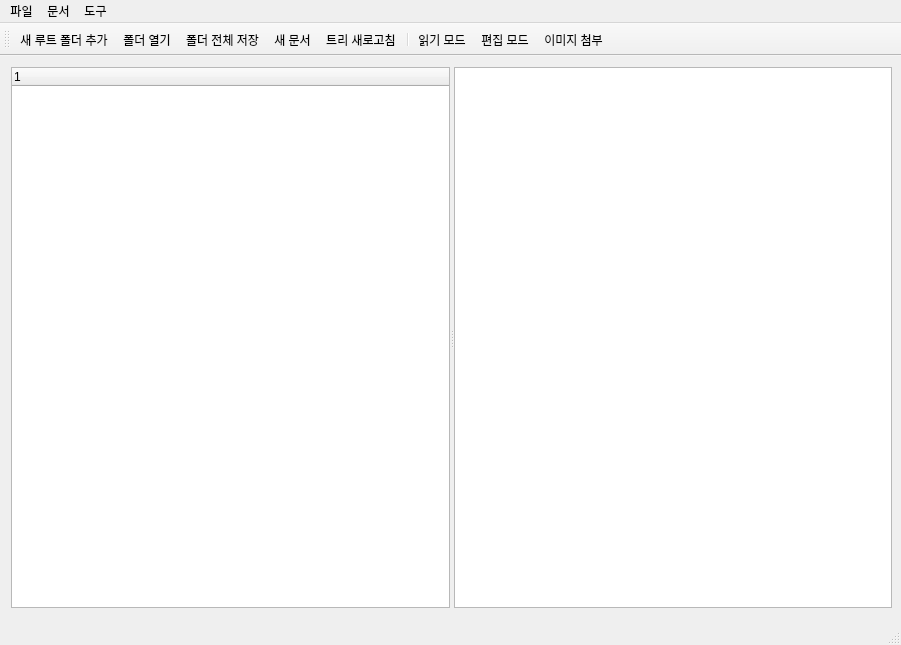
<?xml version="1.0" encoding="UTF-8"?>
<ui version="4.0">
 <class>MainWindow</class>
 <widget class="QMainWindow" name="MainWindow">
  <property name="geometry">
   <rect>
    <x>0</x>
    <y>0</y>
    <width>901</width>
    <height>645</height>
   </rect>
  </property>
  <property name="sizePolicy">
   <sizepolicy hsizetype="Maximum" vsizetype="Maximum">
    <horstretch>0</horstretch>
    <verstretch>0</verstretch>
   </sizepolicy>
  </property>
  <property name="windowTitle">
   <string>MainWindow</string>
  </property>
  <widget class="QWidget" name="centralwidget">
   <widget class="QSplitter" name="splitter">
    <property name="geometry">
     <rect>
      <x>11</x>
      <y>11</y>
      <width>881</width>
      <height>541</height>
     </rect>
    </property>
    <property name="orientation">
     <enum>Qt::Horizontal</enum>
    </property>
    <widget class="QTreeWidget" name="treeWidget">
     <property name="sizePolicy">
      <sizepolicy hsizetype="Expanding" vsizetype="Expanding">
       <horstretch>0</horstretch>
       <verstretch>0</verstretch>
      </sizepolicy>
     </property>
     <property name="minimumSize">
      <size>
       <width>20</width>
       <height>0</height>
      </size>
     </property>
     <column>
      <property name="text">
       <string/>
      </property>
     </column>
    </widget>
    <widget class="QTextEdit" name="textEdit">
     <property name="sizePolicy">
      <sizepolicy hsizetype="Expanding" vsizetype="Expanding">
       <horstretch>0</horstretch>
       <verstretch>0</verstretch>
      </sizepolicy>
     </property>
     <property name="minimumSize">
      <size>
       <width>20</width>
       <height>0</height>
      </size>
     </property>
    </widget>
   </widget>
  </widget>
  <widget class="QMenuBar" name="menubar">
   <property name="geometry">
    <rect>
     <x>0</x>
     <y>0</y>
     <width>901</width>
     <height>22</height>
    </rect>
   </property>
   <widget class="QMenu" name="menuFile">
    <property name="title">
     <string>파일</string>
    </property>
    <addaction name="actionAddRootFolder"/>
    <addaction name="actionOpenFolder"/>
    <addaction name="actionSave"/>
    <addaction name="separator"/>
    <addaction name="actionRefreshTree"/>
   </widget>
   <widget class="QMenu" name="menuDocument">
    <property name="title">
     <string>도구</string>
    </property>
    <addaction name="actionTooBarOnOff"/>
   </widget>
   <widget class="QMenu" name="menuTool">
    <property name="title">
     <string>문서</string>
    </property>
    <addaction name="actionReadMode"/>
    <addaction name="actionEditMode"/>
    <addaction name="actionAddImage"/>
   </widget>
   <addaction name="menuFile"/>
   <addaction name="menuTool"/>
   <addaction name="menuDocument"/>
  </widget>
  <widget class="QStatusBar" name="statusbar"/>
  <widget class="QToolBar" name="toolBar">
   <property name="windowTitle">
    <string>toolBar</string>
   </property>
   <attribute name="toolBarArea">
    <enum>TopToolBarArea</enum>
   </attribute>
   <attribute name="toolBarBreak">
    <bool>false</bool>
   </attribute>
   <addaction name="actionAddRootFolder"/>
   <addaction name="actionOpenFolder"/>
   <addaction name="actionSave"/>
   <addaction name="actionAddNewDoc"/>
   <addaction name="actionRefreshTree"/>
   <addaction name="separator"/>
   <addaction name="actionReadMode"/>
   <addaction name="actionEditMode"/>
   <addaction name="actionAddImage"/>
  </widget>
  <action name="actionOpenFolder">
   <property name="icon">
    <iconset resource="iconResources.qrc">
     <normaloff>:/icon/icons/folderclosed1.png</normaloff>:/icon/icons/folderclosed1.png</iconset>
   </property>
   <property name="text">
    <string>폴더 열기</string>
   </property>
   <property name="toolTip">
    <string>컨텐츠들이 포함된 폴더를 엽니다.</string>
   </property>
   <property name="shortcut">
    <string>Ctrl+O</string>
   </property>
  </action>
  <action name="actionSave">
   <property name="icon">
    <iconset resource="iconResources.qrc">
     <normaloff>:/icon/icons/floppy-disk-32.png</normaloff>:/icon/icons/floppy-disk-32.png</iconset>
   </property>
   <property name="text">
    <string>폴더 전체 저장</string>
   </property>
   <property name="toolTip">
    <string>폴더 내 모든 내용을 저장.</string>
   </property>
   <property name="shortcut">
    <string>Ctrl+S</string>
   </property>
  </action>
  <action name="actionReadMode">
   <property name="icon">
    <iconset resource="iconResources.qrc">
     <normaloff>:/icon/icons/address-book.png</normaloff>:/icon/icons/address-book.png</iconset>
   </property>
   <property name="text">
    <string>읽기 모드</string>
   </property>
   <property name="toolTip">
    <string>읽기 모드로 전환 (편집 불가)</string>
   </property>
   <property name="shortcut">
    <string>Ctrl+R</string>
   </property>
  </action>
  <action name="actionEditMode">
   <property name="icon">
    <iconset resource="iconResources.qrc">
     <normaloff>:/icon/icons/note-edit.png</normaloff>:/icon/icons/note-edit.png</iconset>
   </property>
   <property name="text">
    <string>편집 모드</string>
   </property>
   <property name="toolTip">
    <string>편집 모드로 전환합니다.</string>
   </property>
   <property name="shortcut">
    <string>Ctrl+W</string>
   </property>
  </action>
  <action name="actionAddImage">
   <property name="icon">
    <iconset resource="iconResources.qrc">
     <normaloff>:/icon/icons/img-landscape-add2.png</normaloff>:/icon/icons/img-landscape-add2.png</iconset>
   </property>
   <property name="text">
    <string>이미지 첨부</string>
   </property>
   <property name="toolTip">
    <string>문서 내에 이미지를 첨부합니다.</string>
   </property>
   <property name="shortcut">
    <string>Ctrl+I</string>
   </property>
  </action>
  <action name="actionTooBarOnOff">
   <property name="checkable">
    <bool>true</bool>
   </property>
   <property name="checked">
    <bool>true</bool>
   </property>
   <property name="text">
    <string>도구 모음 켜기/끄기</string>
   </property>
   <property name="toolTip">
    <string>도구 모음(toolbar)을 키거나 끕니다.</string>
   </property>
  </action>
  <action name="actionAddRootFolder">
   <property name="icon">
    <iconset resource="iconResources.qrc">
     <normaloff>:/icon/icons/folder-new.png</normaloff>:/icon/icons/folder-new.png</iconset>
   </property>
   <property name="text">
    <string>새 루트 폴더 추가</string>
   </property>
   <property name="toolTip">
    <string>새 루트 폴더 추가</string>
   </property>
  </action>
  <action name="actionAddNewDoc">
   <property name="icon">
    <iconset resource="iconResources.qrc">
     <normaloff>:/icon/icons/document-new.png</normaloff>:/icon/icons/document-new.png</iconset>
   </property>
   <property name="text">
    <string>새 문서</string>
   </property>
   <property name="toolTip">
    <string>폴더 내 새 문서를 추가합니다.</string>
   </property>
  </action>
  <action name="actionRefreshTree">
   <property name="icon">
    <iconset resource="iconResources.qrc">
     <normaloff>:/icon/icons/clockwise-arrow1.png</normaloff>:/icon/icons/clockwise-arrow1.png</iconset>
   </property>
   <property name="text">
    <string>트리 새로고침</string>
   </property>
   <property name="toolTip">
    <string>트리를 새로고침합니다.</string>
   </property>
   <property name="shortcut">
    <string>F5</string>
   </property>
  </action>
 </widget>
 <resources>
  <include location="iconResources.qrc"/>
 </resources>
 <connections/>
</ui>
